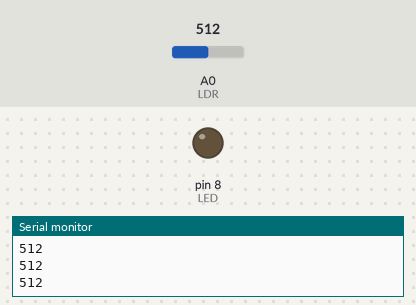
The sketch below on a simulated Arduino Uno, built with avr-gcc and run on an emulated ATmega328P. Shown: output pins drawn as LEDs (lit = HIGH), the last lines printed to the serial monitor. The inputs (shaded band) are chosen by the test bench; at power-on: A0 (LDR) = 512.

Above: at 1.2 s.
1.3 s: A0 (LDR) set to 35
2.8 s: A0 (LDR) set to 28
At 3.1 s:
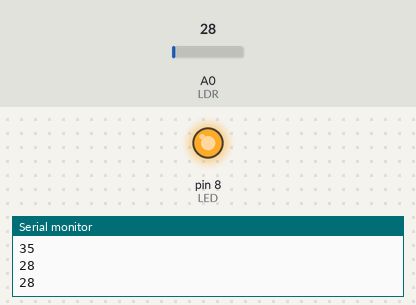
4.3 s: A0 (LDR) set to 122
At 5.6 s:
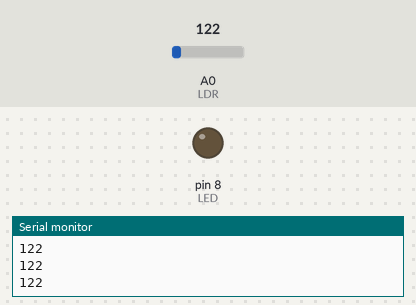
5.9 s: A0 (LDR) set to 20
At 6.9 s:
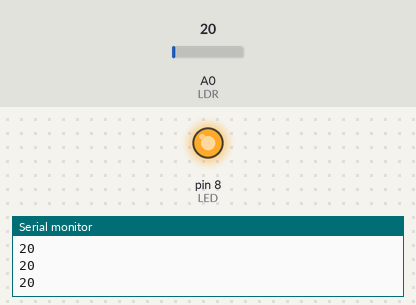
Timing chart, 0 to 8.5 s (numbered marks = the images above; inputs shaded):
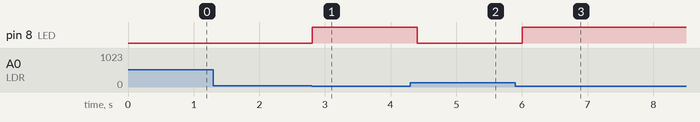

The sketch:

Luminosidade.ino
```cpp
#define LDR A0  //Define o nome da porta A0 como "LDR"
#define LED 8  //Define o nome da porta 8 como "LED"
int VLDR=0;
void setup() {
  pinMode(LDR, INPUT); // Define o "LDR" como entrada
  pinMode(LED, OUTPUT); // Define o "LED" como saída
  Serial.begin(9600); // Define o tick do loop
}

void loop() {
 VLDR = analogRead(LDR); // atribui a leitura analógica da porta "LDR" a variavel "VLDR"
  if(VLDR <= 30){ // Se o "VLDR" for menor ou igual a 30
    digitalWrite(LED,HIGH); // o LED liga
  }else{ // Se não
    digitalWrite(LED, LOW); // O LED não liga
  }
  Serial.println(VLDR); // Imprime o valor de "VLDR" no monitor serial
  delay(200); // um delay de 0.2 segundo para reiniciar o loop
}
```

Measured:
- the behaviour switches between 31 and 30 on A0 (LDR) (found by bisection; images 0 and 1)
- after the input at 2.8 s, pin 8 (LED): LOW → HIGH at once
- after the input at 4.3 s, pin 8 (LED): HIGH → LOW after 0.11 s
- after the input at 5.9 s, pin 8 (LED): LOW → HIGH after 0.11 s
